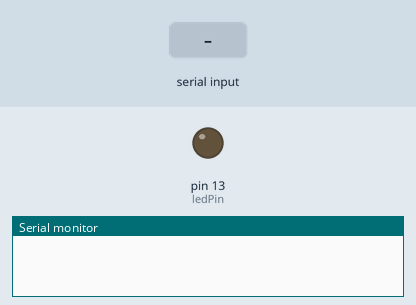
Recording of a sketch running on a simulated Arduino Uno, built with avr-gcc and run on an emulated ATmega328P. Parts: output pins drawn as LEDs (lit = HIGH), the last lines printed to the serial monitor. The inputs (shaded band) are chosen by the test bench.

Above: at 1.2 s.
1.3 s: "1" received over Serial
At 2.1 s:
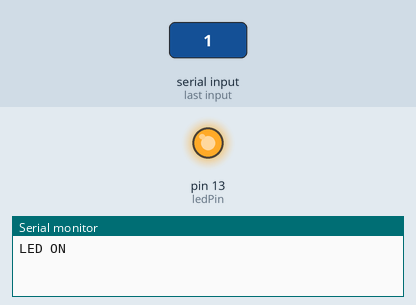
2.8 s: "0" received over Serial
At 3.2 s:
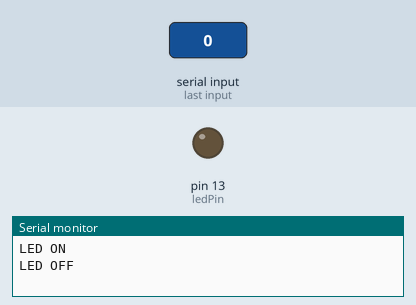
Timing chart, 0 to 5.8 s (numbered marks = the images above; inputs shaded):
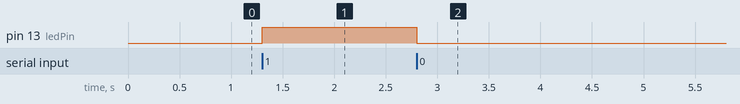

The sketch:

lab_act6-python-light.ino
```cpp
// Pin where the LED is connected
const int ledPin = 13;

void setup() {
  // Initialize the LED pin as output
  pinMode(ledPin, OUTPUT);

  // Start the serial communication
  Serial.begin(9600);
  while (!Serial) {
    // Wait for the serial port to connect (only needed for some boards)
  }
}

void loop() {
  // Check if data is available to read
  if (Serial.available() > 0) {
    // Read the incoming byte
    char command = Serial.read();

    // Perform action based on the command received
    if (command == '1') {
      digitalWrite(ledPin, HIGH); // Turn the LED on
      Serial.println("LED ON");
    } else if (command == '0') {
      digitalWrite(ledPin, LOW); // Turn the LED off
      Serial.println("LED OFF");
    }
  }
}
```

Measured:
- after the input at 1.3 s, pin 13 (ledPin): LOW → HIGH at once
- after the input at 2.8 s, pin 13 (ledPin): HIGH → LOW at once
